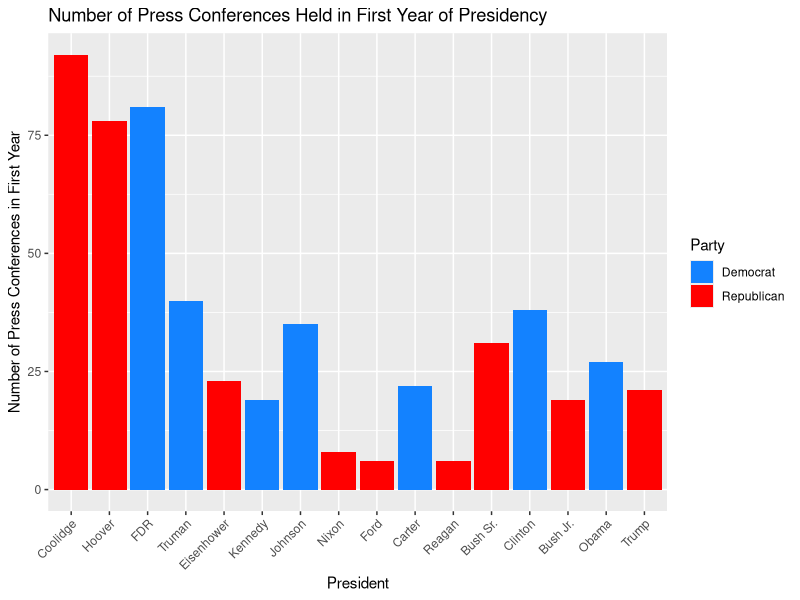

Write the R code that produced this figure. (Note: this script raises an error after producing the figure.)
## ---- chunk 1
knitr::opts_chunk$set(echo = TRUE)

library(ggplot2)
library(tidyverse)
## ---- chunk 2

press_conferences <- read_csv("first_year_press_conferences.csv")

## ---- chunk 3

# I don't want a bar graph in alphabetical order, so I'll lock in the order here. 

press_conferences$president <- factor(press_conferences$president, 
                                      levels = press_conferences$president)

# I also don't like how the default sets Democrats as red, so I'll change that here. 

colors <- c("#1382ff", "red")

# Time to make the plot! 

press_plot <- press_conferences %>%
  mutate(party = fct_recode(party, "Democrat" = "D", "Republican" = "R")) %>%
  ggplot(aes(x = president, y = number, fill = party)) + 
  geom_col() +
  scale_fill_manual(values=colors) + 
  xlab("President") + 
  ylab("Number of Press Conferences in First Year") + 
  labs(title = "Number of Press Conferences Held in First Year of Presidency",
       fill = "Party") + 
  theme(axis.text.x = element_text(angle = 45, hjust = 1))

write_rds(press_plot, 
          "~/Desktop/presidential_speeches/lets-get-presidential/press_plot.rds")
